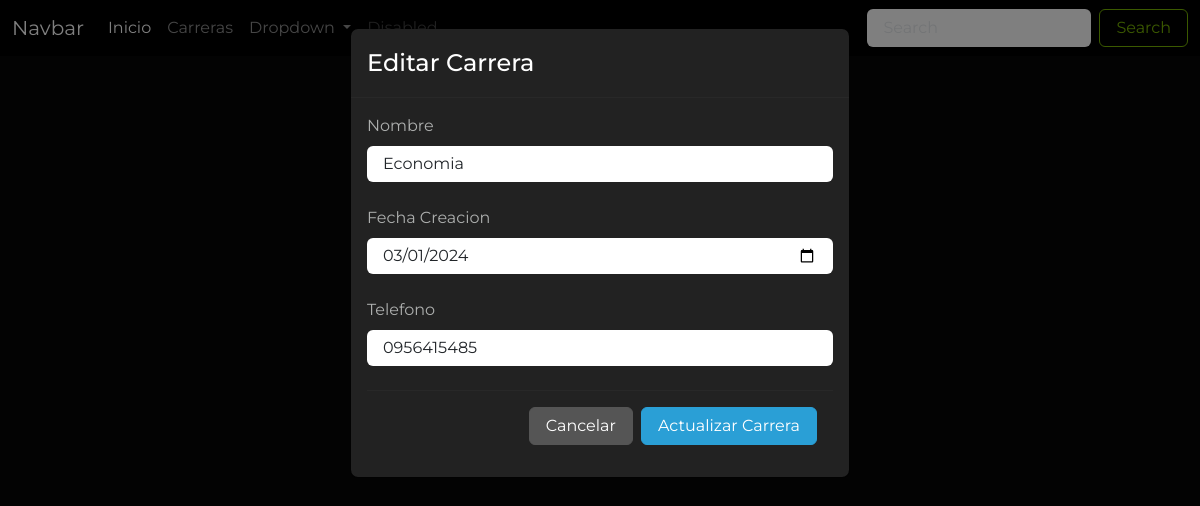
Screenshot of /editar_carrera/8 with the database file from the repository.
### Aplicaciones/Educacion/models.py (models this page shows, shortened)
class Carrera(models.Model):
    id_car=models.AutoField(primary_key=True)
    nombre_car=models.CharField(max_length=50)
    fecha_creacion_car=models.DateField()
    telefono_car=models.CharField(max_length=10)

### Aplicaciones/Educacion/views.py (the view)
# urls.py: path('editar_carrera/<id>', views.editar_carrera, name="editar_carrera"),
def editar_carrera(request, id):
    carreraDb = Carrera.objects.get(id_car=id)
    return render(request, 'editar_carrera.html', {
      "carrera": carreraDb
    })

### Aplicaciones/Educacion/templates/editar_carrera.html (shortened to what this page needs)
{% extends 'plantilla.html' %} {% load static %}  {% block contenido %}
<div class="container">
  <h1 class="mt-4 text-center">Editar Carrera</h1>
</div>
<div
  class="modal fade"
  id="exampleModal"
  tabindex="-1"
  aria-labelledby="exampleModalLabel"
  aria-hidden="true"
  data-bs-backdrop="static"
>
  <div class="modal-dialog">
    <div class="modal-content">
      <div class="modal-header">
        <h1 class="modal-title fs-5" id="exampleModalLabel">Editar Carrera</h1>
      </div>
      <div class="modal-body">
        <form action="{% url 'procesar_editar_carrera' %}" method="post">
          <div class="mb-4">
            <label for="" class="form-label">Nombre</label>
            <input
              type="text"
              placeholder="Sistemas de Informacion"
              id="nombre_car"
              name="nombre_car"
              required
              class="form-control"
              value="{{carrera.nombre_car}}"
            />
          </div>
          <div class="mb-4">
            <label for="" class="form-label">Fecha Creacion</label>
            <input
              type="date"
              id="fecha_creacion_car"
              name="fecha_creacion_car"
              required
              class="form-control"
              value="{{carrera.fecha_creacion_car|date:'Y-m-d'}}"
            />
          </div>
          <div class="mb-4">
            <label for="" class="form-label">Telefono</label>
            <input
              type="text"
              placeholder="0945879541"
              id="telefono_car"
              name="telefono_car"
              required
              class="form-control"
              value="{{carrera.telefono_car}}"
            />
          </div>
          <div class="modal-footer">
            <a
              href="{% url 'carreras' %}"
              type="button"
              class="btn btn-secondary"
            >
              Cancelar
            </a>
            <button type="submit" class="btn btn-primary">
              Actualizar Carrera
            </button>
          </div>
        </form>
      </div>
    </div>
  </div>
</div>
{% endblock contenido %}

### universidad/static/css/styles.css (style rules this page uses)
body { font-family: "Montserrat", sans-serif !important; font-optical-sizing: auto; font-style: normal; }

### rows the page displays
Carrera: nombre_car "Economia", fecha_creacion_car "03/01/2024", telefono_car "0956415485"
